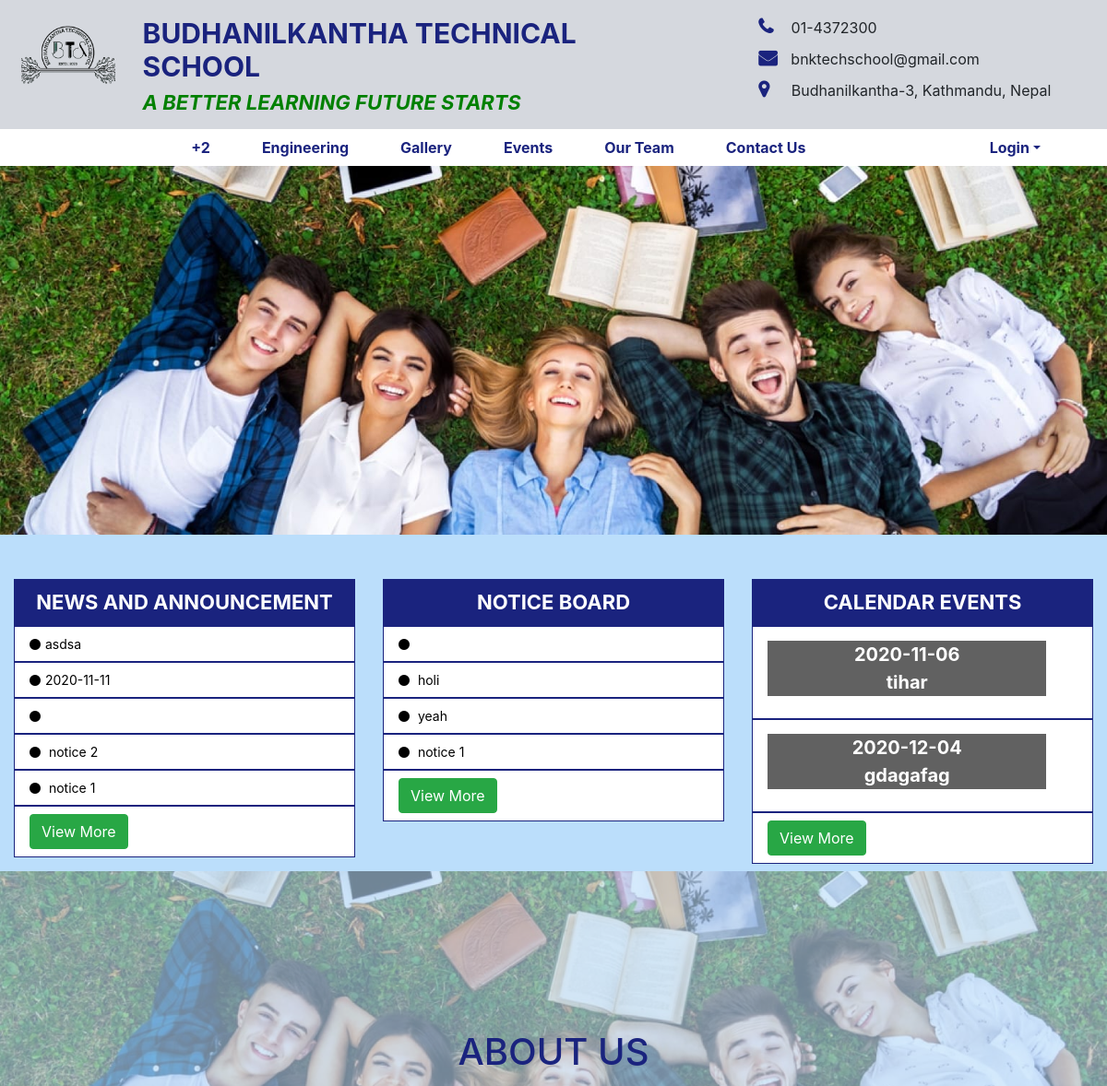
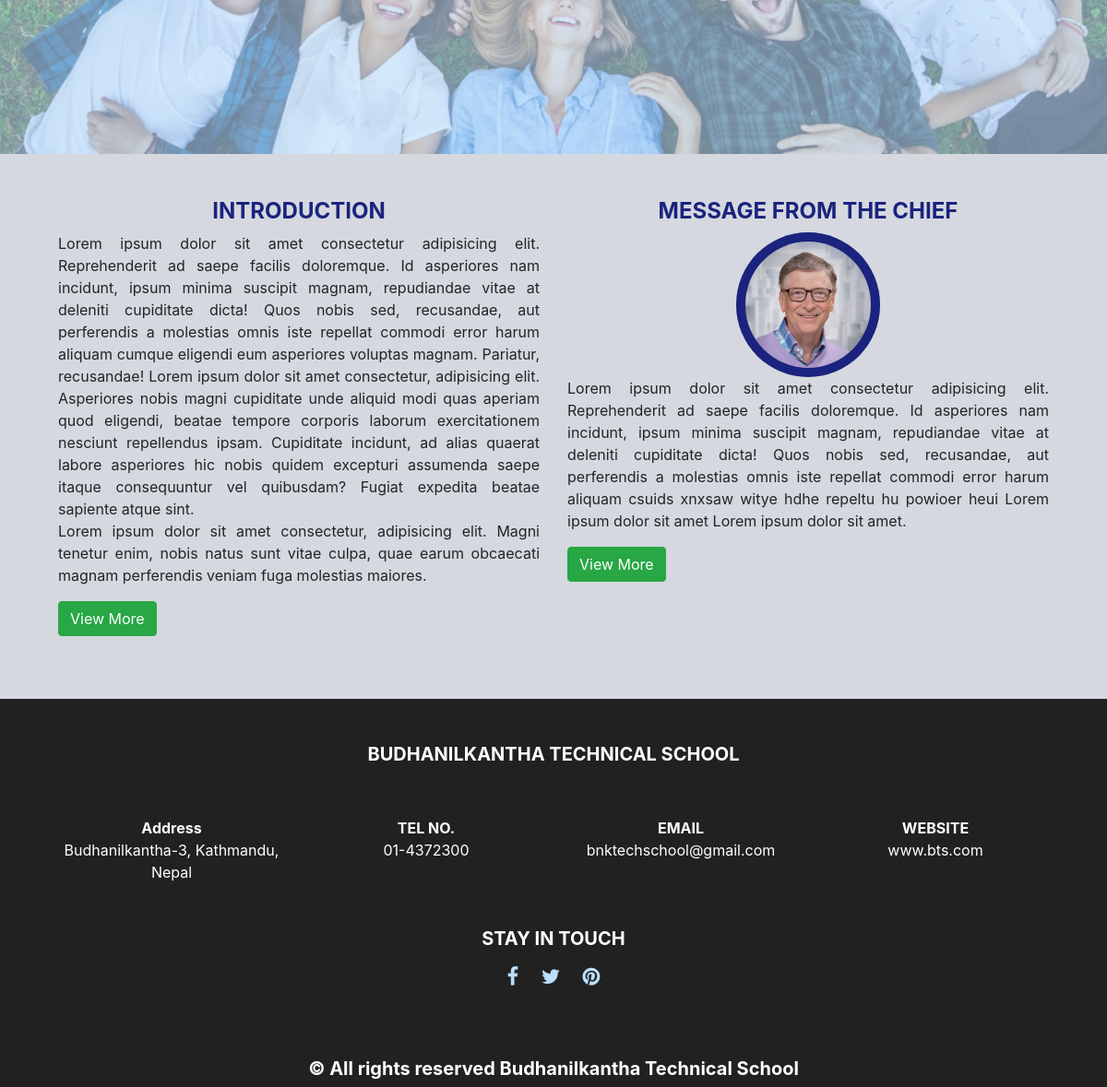
The page /BTS/index.php on the database its author committed (2 pictures, top to bottom).
### tables this page shows
CREATE TABLE `news_and_event` (
  `id` int(11) NOT NULL,
  `post` text NOT NULL,
  `description` varchar(1025) NOT NULL,
  `date` date NOT NULL,
  `school` int(11) NOT NULL,
  `plus2` int(11) NOT NULL,
  `engineering` int(11) NOT NULL
);

CREATE TABLE `notice` (
  `id` int(11) NOT NULL,
  `notice` text NOT NULL,
  `school` int(11) NOT NULL,
  `plus2` int(11) NOT NULL,
  `engineering` int(11) NOT NULL
);

CREATE TABLE `calender` (
  `id` int(11) NOT NULL,
  `event` text NOT NULL,
  `date` date NOT NULL,
  `school` int(11) NOT NULL,
  `plus2` int(11) NOT NULL,
  `engineering` int(11) NOT NULL
);

### BTS/index.php (the view, shortened to what this page needs)
<!DOCTYPE html>
<html lang="en">
  <head>
    <link rel="stylesheet" type="text/css" href="frontpage/css/bootstrap.min.css" />
    <link rel="stylesheet" type="text/css" href="frontpage/css/font-awesome.min.css" />
    <link rel="stylesheet" href="frontpage/css/style.css" />
  </head>
  <body>
    <div class="container-fluid">
      <div class="row top-banner p-2">
        <div class="col-lg-8 col-md-8 col-sm-12">
          <div class="row">
            <div class="col-lg-2 col-sm-6 col-md-4">
              <div class="logo">
                <img src="frontpage/images/logo.jpg" style="margin-top: 20px;" alt="Not Available!" />
              </div>
            </div>
            <div class="col-sm-8">
              <div class="top-title">
                <h1>BUDHANILKANTHA TECHNICAL SCHOOL</h1>
              </div>
              <div class="top-subtitle">
                <h5>A BETTER LEARNING FUTURE STARTS</h5>
              </div>
            </div>
          </div>
        </div>
        <div class="col-lg-4 col-md-4 col-sm-12">
          <div class="quick-contact">
            <ul>
              <li><i class="fa fa-phone"></i>&nbsp;01-4372300</li>
              <li><i class="fa fa-envelope"></i>bnktechschool@gmail.com</li>
              <li>
                <i class="fa fa-map-marker"></i>&nbsp;&nbsp;Budhanilkantha-3,
                Kathmandu, Nepal
              </li>
            </ul>
          </div>
        </div>
      </div>
    </div>
    <?php
      if(isset($_SESSION['login_user'])){
      ?>
    <div>
      <nav class="navbar navbar-expand-lg navbar-light py-0 ">
        <button
          class="navbar-toggler"
          type="button"
          data-toggle="collapse"
          data-target="#navbarSupportedContent"
          aria-controls="navbarSupportedContent"
          aria-expanded="false"
          aria-label="Toggle navigation"
        >
          <span class="navbar-toggler-icon"></span>
        </button>
        <div class="collapse navbar-collapse" id="navbarSupportedContent">
          <ul class="navbar-nav mx-auto">
            <!--<li class="nav-item center-menu">
              <a class="nav-link " href="./+2/index.php">+2</a>
            </li>
             <li class="nav-item center-menu">
              <a class="nav-link" href="./engineering/index.php">Engineering</a>
            </li>-->
            <li class="nav-item center-menu">
              <a class="nav-link" href="galary/gallery.php">Gallery</a>
            </li>
            <li class="nav-item center-menu">
              <a class="nav-link" href="events/events.php">Events</a>
            </li>
            <li class="nav-item center-menu">
              <a class="nav-link" href="resources/resource.php">Resources</a>
            </li>
            <li class="nav-item center-menu">
              <a class="nav-link" href="./ourteam/ourteam.php">Our Team</a>
            </li>
             <li class="nav-item center-menu">
              <a class="nav-link" href="./results/results.php">Results</a>
            </li>
            <li class="nav-item center-menu">
              <a class="nav-link" href="./contact/contact.php">Contact Us</a>
            </li>
          </ul>
          <form class="form-inline my-2 my-lg-0">
            <ul class="navbar-nav mr-5" >
              <li class="nav-item">
                <a class="nav-link right-link" href="school/student/detail/profile.php"><?php echo "$_SESSION[login_user]";?></a>
              </li>
              <li class="nav-item">
                <a class="nav-link right-link" href="login/logout.php">Logout</a>
              </li>
            </ul>
          </form>
        </div>
      </nav>
    </div>
<?php }else{
  ?>
  <div>
      <nav class="navbar navbar-expand-lg navbar-light py-0 ">
        <div class="collapse navbar-collapse" id="navbarSupportedContent">
          <ul class="navbar-nav mx-auto">
            <li class="nav-item center-menu">
              <a class="nav-link " href="./+2/index.php">+2</a>
            </li>
             <li class="nav-item center-menu">
              <a class="nav-link" href="./engineering/index.php">Engineering</a>
            </li>
            <li class="nav-item center-menu">
              <a class="nav-link" href="galary/gallery.php">Gallery</a>
            </li>
            <li class="nav-item center-menu">
              <a class="nav-link" href="events/events.php">Events</a>
            </li>
            <li class="nav-item center-menu">
              <a class="nav-link" href="./ourteam/ourteam.php">Our Team</a>
            </li>
            <li class="nav-item center-menu">
              <a class="nav-link" href="./contact/contact.php">Contact Us</a>
            </li>
          </ul>
          <form class="form-inline my-2 my-lg-0">
            <ul class="navbar-nav mr-5" >
              <li class="nav-item dropdown" >
                <a class="nav-link right-link dropdown-toggle"
                id="navbarDropdown"
                role="button"
                data-toggle="dropdown"
                aria-haspopup="true"
                aria-expanded="false" >Login</a>
              </li>
            </ul>
          </form>
        </div>
      </nav>
    </div>
  <?php
}?>
    <div class="row p-0">
      <div class="col-lg-12 col-md-12 col-sm-12">
        <div>
          <img src="frontpage/images/banner-img.jpg" class="img-fluid" alt="Not Available!" />
        </div>
      </div>
    </div>
    <div class="container-fluid">
      <div class="row announcement pt-5">
        <div class="col-lg-4 ">
          <ul class="nav flex-column" style="margin-bottom: 15px;">
            <li class="nav-item">
              <a class="nav-link active" href="#">NEWS AND ANNOUNCEMENT</a>
            </li>
            <?php
                      include("admin/include/connection.php");
                      $sql="select *from news_and_event WHERE school=1 ORDER BY id DESC LIMIT 5";
                      $query=mysqli_query($db,$sql);
                      while($row=mysqli_fetch_array($query))
                        {
              ?>
            <li class="nav-item">
              <a class="nav-link" href="#"
                ><i class="fa fa-circle"></i><?php echo $row['post']; ?></a
              >
            </li>
            <?php }?>
            <li class="nav-item">
              <a class="nav-link" href="#"
                ><button type="button" class="btn btn-success">
                  View More
                </button></a
              >
            </li>
        </div>
        <div class="col-lg-4">
          <ul class="nav flex-column"  style="margin-bottom: 15px;">
            <li class="nav-item">
              <a class="nav-link active" href="#">NOTICE BOARD</a>
            </li>
                  <?php
                      $sql="select *from notice WHERE school=1 ORDER BY id DESC LIMIT 5";
                      $query=mysqli_query($db,$sql);
                      while($row=mysqli_fetch_array($query))
                        {
              ?>
            <li class="nav-item">
              <a class="nav-link" href="#"
                ><i class="fa fa-circle"></i><?php echo $row['notice']; ?></a
              >
            </li>
               <?php }?>
            <li class="nav-item">
              <a class="nav-link" href="#"
                ><button type="button" class="btn btn-success">
                  View More
                </button></a
              >
            </li>
          </ul>
        </div>
        <div class="col-lg-4">
          <ul class="nav flex-column">
            <li class="nav-item">
              <a class="nav-link active" href="#">CALENDAR EVENTS</a>
            </li>
            <?php
                      $sql="select *from calender WHERE school=1 ORDER BY id DESC LIMIT 2";
                      $query=mysqli_query($db,$sql);
                      while($row=mysqli_fetch_array($query))
                        {
              ?>
            <li class="nav-item">
              <a class="nav-link" href="#"
                ><p class="date-marker" style="width:90%; height: 60px; margin-top: 7px;"><?php echo $row['date']; ?><br /><?php echo $row['event']; ?></p>
              </a>
            </li>
            <?php } ?>
             <li class="nav-item">
              <a class="nav-link" href="#"
                ><button type="button" class="btn btn-success">
                  View More
                </button></a
              >
            </li>
          </ul>
        </div>
      </div>
    </div>
    <div class="row p-0">
      <div class="col-lg-12">
        <div class="about-img">
          <img src="frontpage/images/banner-img.jpg" alt="Not Available!" />
          <div class="title">
            <form class="form-inline my-2 my-lg-0">
            <ul class="navbar-nav mr-auto">
              <li class="nav-item">
                <a class="nav-link right-link" href="./description/description.php"><h1>ABOUT US</h1></a>
              </li>
            </ul>
          </form>
          </div>
        </div>
      </div>
    </div>
    <div class="container-fluid">
      <div class="row message p-5">
        <div class="col-lg-6 col-sm-12 col-md-6" >
          <div class="introduction"  style="margin-bottom: 20px;">
            <h4>INTRODUCTION</h4>
            <p>
              Lorem ipsum dolor sit amet consectetur adipisicing elit.
              Reprehenderit ad saepe facilis doloremque. Id asperiores nam
              incidunt, ipsum minima suscipit magnam, repudiandae vitae at
              deleniti cupiditate dicta! Quos nobis sed, recusandae, aut
              perferendis a molestias omnis iste repellat commodi error harum
              aliquam cumque eligendi eum asperiores voluptas magnam. Pariatur,
              recusandae! Lorem ipsum dolor sit amet consectetur, adipisicing
              elit. Asperiores nobis magni cupiditate unde aliquid modi quas
              aperiam quod eligendi, beatae tempore corporis laborum
              exercitationem nesciunt repellendus ipsam. Cupiditate incidunt, ad
              alias quaerat labore asperiores hic nobis quidem excepturi
              assumenda saepe itaque consequuntur vel quibusdam? Fugiat expedita
              beatae sapiente atque sint.<br />
              Lorem ipsum dolor sit amet consectetur, adipisicing elit. Magni
              tenetur enim, nobis natus sunt vitae culpa, quae earum obcaecati
              magnam perferendis veniam fuga molestias maiores.
            </p>
            <button type="button" class="btn btn-success">View More</button>
          </div>
        </div>
        <div class="col-lg-6 col-sm-12 col-md-6">
          <div class="introduction"  style="margin-bottom: 20px;">
            <h4>MESSAGE FROM THE CHIEF</h4>
            <div class="chief-img">
              <img src="frontpage/images/founder.jpg" alt="Not Available!" />
            </div>
            <p>
              Lorem ipsum dolor sit amet consectetur adipisicing elit.
              Reprehenderit ad saepe facilis doloremque. Id asperiores nam
              incidunt, ipsum minima suscipit magnam, repudiandae vitae at
              deleniti cupiditate dicta! Quos nobis sed, recusandae, aut
              perferendis a molestias omnis iste repellat commodi error harum
              aliquam csuids xnxsaw witye hdhe repeltu hu powioer heui Lorem
              ipsum dolor sit amet Lorem ipsum dolor sit amet.
            </p>
            <button type="button" class="btn btn-success">View More</button>
          </div>
        </div>
      </div>
    </div>
    <div class="container-fluid">
      <div class="row bottom-section p-5 pb-0">
        <div class="col-sm-12">
          <div class="bottom-title">
            <h5>BUDHANILKANTHA TECHNICAL SCHOOL</h5>
          </div>
        </div>
      </div>
      <div class="row bottom-section pl-5 pr-5">
        <div class="col-lg-3">
          <span>Address</span><br />Budhanilkantha-3, Kathmandu, Nepal
        </div>
        <div class="col-lg-3"><span>TEL NO.</span><br />01-4372300</div>
        <div class="col-lg-3">
          <span>EMAIL</span><br />bnktechschool@gmail.com
        </div>
        <div class="col-lg-3"><span>WEBSITE</span><br />www.bts.com</div>
      </div>
      <div class="row bottom-section p-5 pb-0">
        <div class="col-sm-12">
          <div class="bottom-title">
            <h5>STAY IN TOUCH</h5>
          </div>
          <div class="social-media">
            <ul>
              <li><i class="fa fa-facebook"></i></li>
              <li><i class="fa fa-twitter"></i></li>
              <li><i class="fa fa-pinterest"></i></li>
            </ul>
          </div>
        </div>
      </div>
      <div class="row bottom-section">
        <div class="col-sm-12">
          <div class="bottom-title">
            <h5>&copy; All rights reserved Budhanilkantha Technical School</h5>
          </div>
        </div>
      </div>
    </div>
  </body>
</html>

### BTS/frontpage/css/style.css (style rules this page uses)
* { padding: 0; margin: 0; }
body { overflow-x: hidden; background-color: #d5d8de; }
.top-banner { background-color:#d5d8de; }
.top-banner img { width: 100%; }
.top-title h1 { margin-top: 10px; font-size: 30px; font-weight: bolder; color: #1a237e; }
.top-subtitle h5 { font-style: italic; font-weight: bold; color: green; font-size: 22px; }
.quick-contact { margin-top: 10px; }
.quick-contact ul li { display: block; margin-left: 10px; list-style-type: none; margin-top: 10px; }
.quick-contact ul li i { color: #1a237e; font-weight: bold; font-size: 20px; margin-right: 15px; }
nav { background-color: #fff; }
.navbar-nav > .center-menu { padding-left: 20px; padding-right: 20px; }
.navbar-nav > .nav-item > .nav-link { color: #1a237e; font-weight: bold; }
.navbar-nav > .nav-item > .right-link { color: #1a237e; }
.announcement { background-color: #bbdefb; }
.flex-column li { border: 1px solid #1a237e; text-align: left; background: #fff; }
.flex-column li a { color: black; font-size: 14px; }
.flex-column li a i { margin-right: 5px; }
.flex-column .active { text-align: center; background-color: #1a237e; color: #fff; font-weight: bolder; font-size: 22px; }
.date-marker { background: #616161; color: #fff; width: 100px; font-weight: bold; text-align: center; font-size: 20px; }
.about-img { width: 100%; height: 400px; position: relative; }
.about-img::before { position: absolute; content: ""; width: 100%; height: 100%; top: 0; left: 0; background-color: #bbdefb; opacity: 0.6; }
.title { position: absolute; top: 50%; left: 50%; transform: translate(-50%, -50%); }
.about-img img { width: 100%; height: 100%; }
.message-chief h4, .introduction h4 { font-weight: bolder; color: #1a237e; text-align: center; }
.introduction p { text-align: justify; }
.chief-img { width: 30%; display: block; margin: auto; background-color: #1a237e; border-radius: 100%; padding: 10px; }
.chief-img img { width: 100%; border-radius: 100%; }
.bottom-section { background-color: #212121; text-align: center; }
.bottom-title { text-align: center; width: 100%; }
.bottom-title h5 { color: #fff; font-weight: bolder; text-align: center; }
.bottom-section span { color: #fff; text-align: center; font-weight: bolder; }
.bottom-section { color: #fff; text-align: center; }
.social-media li { list-style-type: none; display: inline-block; padding: 10px; }
.social-media li i { font-size: 22px; color: #bbdefb; }

### rows shown on the page
news_and_event: post "asdsa"
news_and_event: post "2020-11-11"
news_and_event: post "notice 2"
news_and_event: post "notice 1"
notice: notice "holi"
notice: notice "yeah"
notice: notice "notice 1"
calender: date "2020-11-06", event "tihar"
calender: date "2020-12-04", event "gdagafag"
